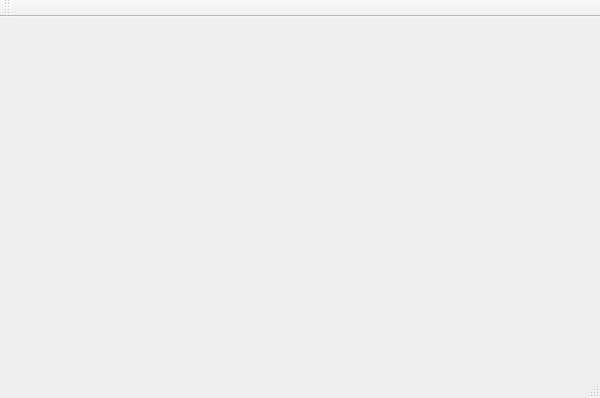
<?xml version="1.0" encoding="UTF-8"?>
<ui version="4.0">
 <class>hello_qtClass</class>
 <widget class="QMainWindow" name="hello_qtClass">
  <property name="geometry">
   <rect>
    <x>0</x>
    <y>0</y>
    <width>600</width>
    <height>398</height>
   </rect>
  </property>
  <property name="windowTitle">
   <string>hello_qt</string>
  </property>
  <widget class="QWidget" name="centralWidget"/>
  <widget class="QMenuBar" name="menuBar">
   <property name="geometry">
    <rect>
     <x>0</x>
     <y>0</y>
     <width>600</width>
     <height>22</height>
    </rect>
   </property>
  </widget>
  <widget class="QToolBar" name="mainToolBar">
   <attribute name="toolBarArea">
    <enum>TopToolBarArea</enum>
   </attribute>
   <attribute name="toolBarBreak">
    <bool>false</bool>
   </attribute>
  </widget>
  <widget class="QStatusBar" name="statusBar"/>
  <action name="actiondkdk">
   <property name="text">
    <string>dkdk</string>
   </property>
  </action>
  <action name="action_2">
   <property name="text">
    <string>ㄹㄴㅇㄹㄴ</string>
   </property>
  </action>
  <action name="action_4">
   <property name="text">
    <string>이게 구분자 그런데 한글 입력 왜 이래</string>
   </property>
  </action>
 </widget>
 <layoutdefault spacing="6" margin="11"/>
 <resources>
  <include location="hello_qt.qrc"/>
 </resources>
 <connections/>
</ui>
